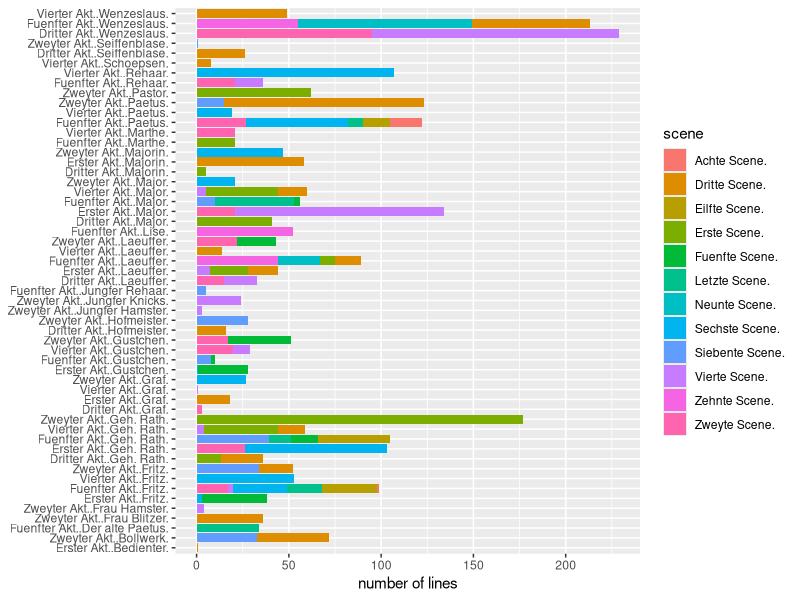
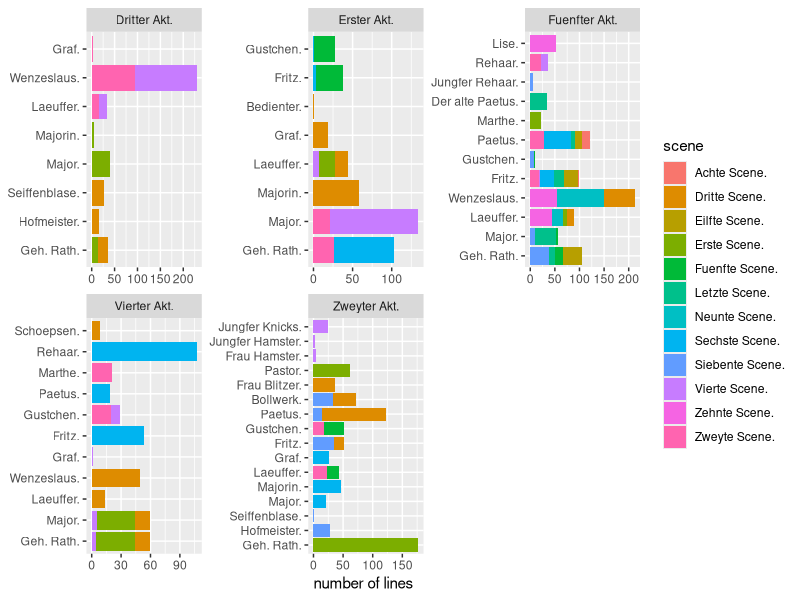
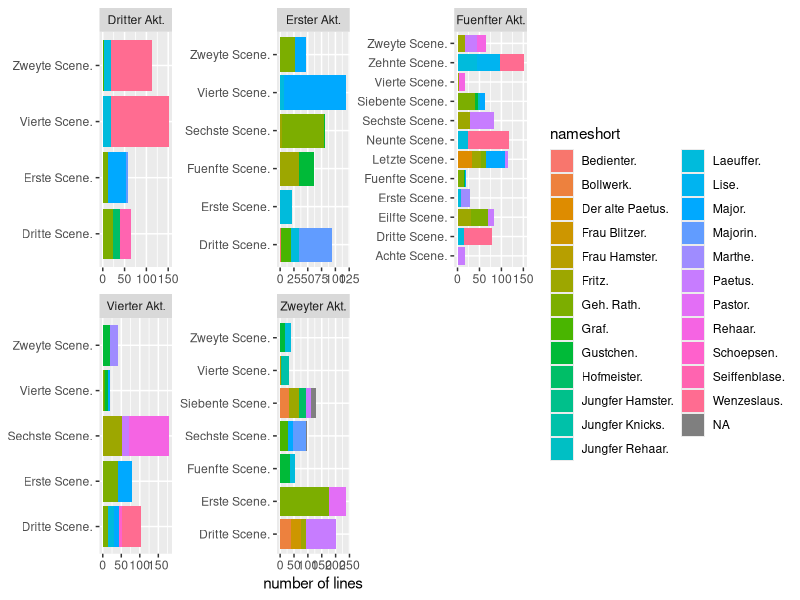
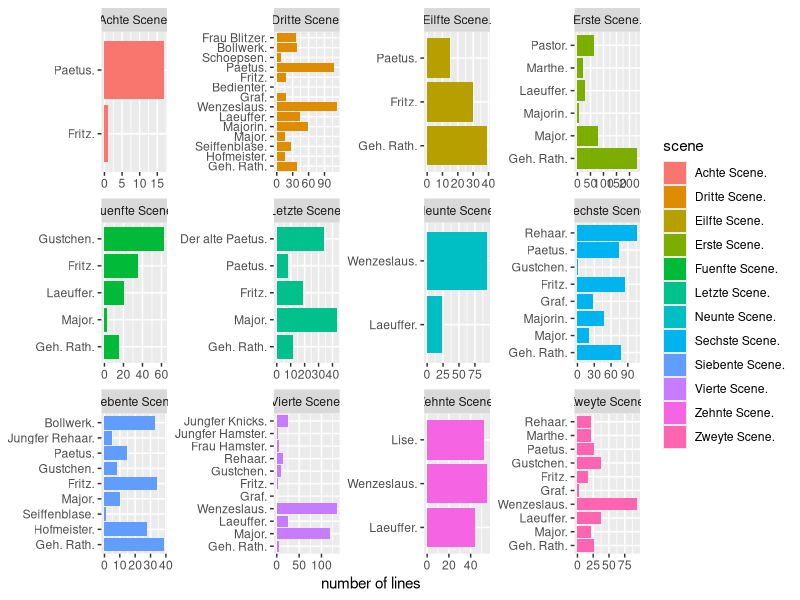
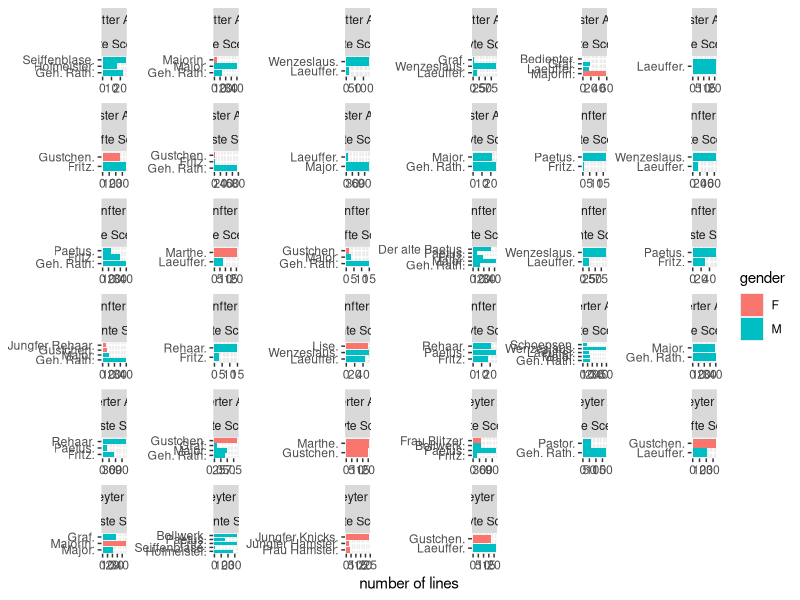
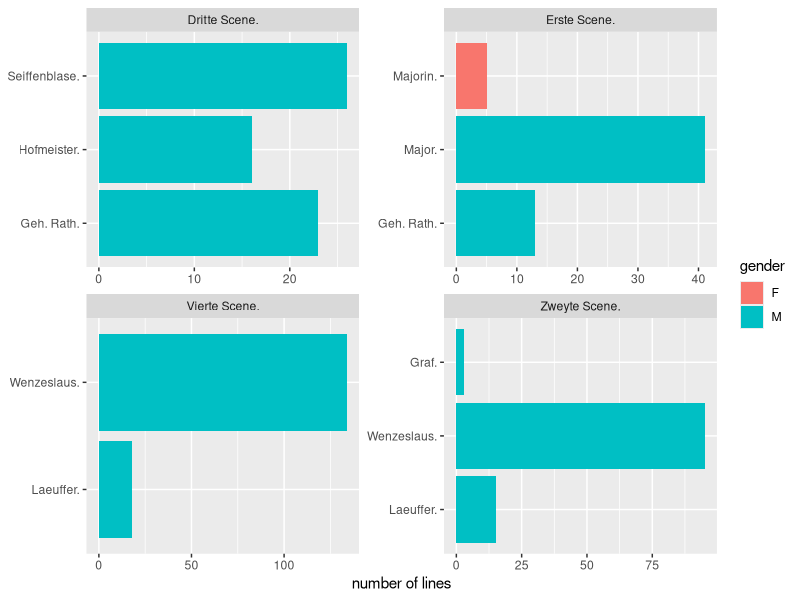
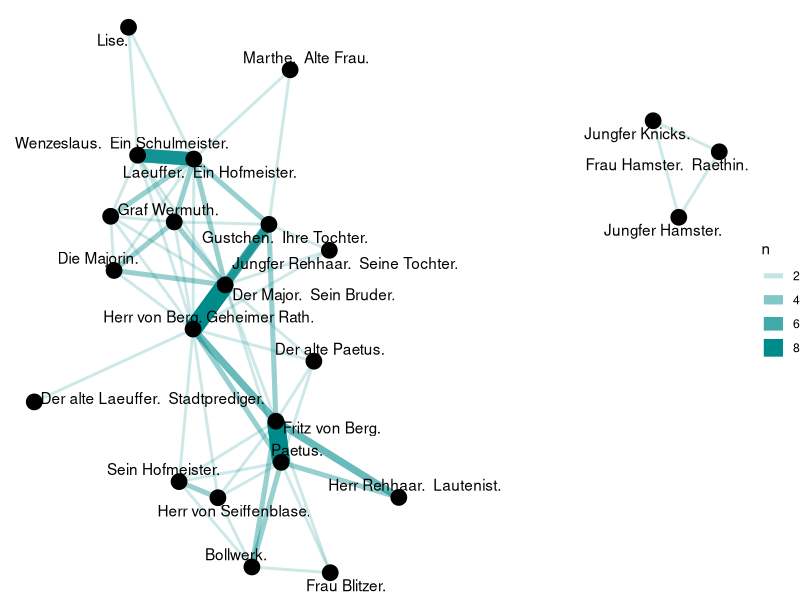
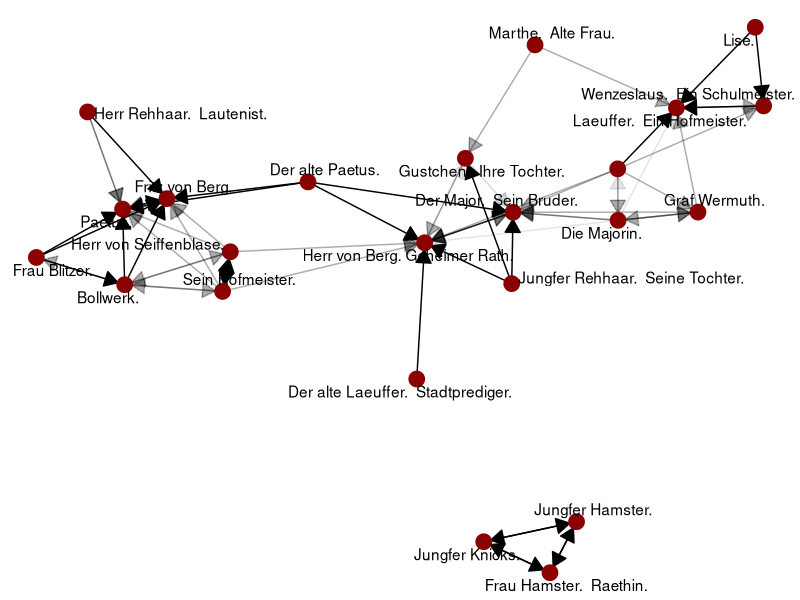

R code for these plots, in order: (Note: this script raises an error after producing the figures.)
#Digital Humanities workshop in the Summer School for Baltic Enlightenment and its inheritance (Sommerschule "Die baltische Aufklärung und ihr Erbe"), 2017
#Compiled by Peeter Tinits, 05-09-2017.

#Workshop 2 materials.
#Here we look at in more detail how you could go about processing a single text.
#We use more packages here than in workshop 1.
lapply(c("tidytext", "gutenbergr", "dplyr", "scales", "ggplot2","zoo","igraph","ggraph","tm","scales","readr","grid","stringr"), 
       function(x) if(!is.element(x, installed.packages())) install.packages(x, dependencies = T))

#Then we read the packages into R environment.
library(zoo)
library(tidytext)
library(ggplot2)
library(igraph)
library(ggraph)
library(tm)
library(scales)
library(readr)
library(stringr)
library(tidyr)
library(dplyr)

hofmeister <- read.table("data/hofmeister/7hfms10.txt", sep="\t",quote = "",header=FALSE,blank.lines.skip=FALSE,stringsAsFactors=F)#,  fileEncoding = "UTF-8"
names(hofmeister) <- "line"


#same as
#gutenberg_metadata %>%
 #filter(title == "Der Hofmeister")
#hofmeister2 <- gutenberg_download(6821)




#there's extra comments before and after text, mark beginning and end
#lag() - compare with the previous row instead
hofmeister <- hofmeister %>%
  mutate(is_book=ifelse(lag(line)=="Der Hofmeister odor Vortheile der Privaterziehung",yes="book",no=NA)) %>%
  mutate(is_book=ifelse(line=="Ende dieses Projekt Gutenberg Etextes Der Hofmeister odor",yes="nobook",no=is_book))

#na.locf - fill the NAs before or after data
hofmeister <- na.locf(hofmeister)

#keep only the parts that are the book
hofmeister <- hofmeister %>%
  filter(is_book=="book")


#mark beginning of play itself
hofmeister <- hofmeister %>%
  mutate(is_text=ifelse(lead(line)=="Erster Akt.",yes="text",no=NA))
#na.locf - fill the NAs before or after data
hofmeister <- na.locf(hofmeister)

#there's useful information before
namelist <- hofmeister %>%
  filter(is.na(is_text))
write.csv(namelist,"data/hofmeister/names_raw.csv")


hofmeister <- hofmeister %>%
  filter(is_text=="text")


#lead() - one row after
#lag(,2) - two rows before
#is.na() - is something na
#! - negation
#str_replace() - substite words with words
hofmeister <- hofmeister %>%
  mutate(rownumber=1:nrow(hofmeister)) %>%
  mutate(akt=ifelse(grepl("Akt",line),yes=line,no=NA)) %>%
  mutate(scene=ifelse(grepl("Scene.",line,fixed=TRUE),yes=line,no=NA)) %>%
  mutate(scene=str_replace(scene,"Zweite Scene.","Zweyte Scene.")) %>%
  mutate(speaker=ifelse(line!=""&lag(line)=="",yes=line,no=NA)) %>%
  mutate(scene_description=ifelse(line!=""&lag(line)==""&lag(line,2)==""&!is.na(scene),yes="scene_descr_begin",no=NA)) %>%
  mutate(scene_description=ifelse(lag(line)!=""&line==""&lead(line)=="",yes="scene_descr_end",no=scene_description))

#now we fill the blanks again, this time for durations of acts, scenes, speaker turns etc
hofmeister <- na.locf(hofmeister)


hofmeister %>%
  filter(scene_description=="scene_descr_begin")

dialogues <- hofmeister %>%
  filter(!is.na(akt),scene_description!="scene_descr_begin")

#let's check the speakers we have
speakers <- dialogues %>%
  count(speaker) %>%
  arrange(desc(n))

#str_extract - get part of the string that matches the query
#trimws() - trim whitespace around the word, clean up the leftover spaces
dialogues <- dialogues %>% 
  mutate(activity=str_extract(speaker, "\\(.*\\)")) %>%
  mutate(activity=str_extract(speaker, "\\(.*")) %>% 
  mutate(speaker_clean=str_replace(speaker, "\\(.*\\)","")) %>%
  mutate(speaker_clean=str_replace(speaker, "\\(.*","")) %>% 
  mutate(speaker_clean=trimws(speaker_clean))

speakers <- dialogues %>% 
  count(speaker_clean) %>%
  arrange(desc(n))
write.csv(speakers,"data/hofmeister/speakers_text.csv")

#we can manually combine the files
#additionally we can add the gender markers to them
names_gender <- read.csv("data/hofmeister/names.csv",stringsAsFactors = F)

#we find that even after cleaning, some names still have multiple expressions
#we can simply replace them
dialogues <- dialogues %>% 
  mutate(speaker_clean=str_replace(speaker_clean, "Fritz v. Berg.","Fritz.")) %>%
  mutate(speaker_clean=str_replace(speaker_clean, "Graf Wermuth.","Graf.")) %>% 
  mutate(speaker_clean=str_replace(speaker_clean, "Seiffenblase.","Herr von Seiffenblase."))

#join the names with the main data
dialogues <- dialogues %>%
  left_join(names_gender,by="speaker_clean")

#we can remove speaker information from text to keep only dialogues
#if the line == speaker, replace with empty line
dialogues <- dialogues %>%
  mutate(line=ifelse(line==speaker,yes="",no=line))


#we can remove all unmarked lines as they are no longer necessary
dialogues <- dialogues %>%
  filter(!str_detect(speaker_clean,"Akt")) %>%
  filter(!str_detect(speaker_clean,"Scene")) %>%
  filter(!str_detect(speaker_clean,"Zu")) %>%
  filter(!line=="") #also remove all empty lines....

#we can also mark the beginning and end of an dialogue turn, by marking when the speaker changed
#ifelse(condition, whatifyes, whatifno) - do if condition is fulfilled, and something else if not
#if no=variable, then it means it keeps its current value
dialogues <- dialogues %>%
  mutate(turnswitch=ifelse(speaker_clean!=lead(speaker_clean),yes="turnswitch",no=NA)) %>%
  mutate(turnswitch=ifelse(rownumber==max(rownumber),yes="turnswitch",no=turnswitch))

#and we can give unique ids to each row and dialogue turn through numbers
#rownumber was set before
#rank() - the place in the ordered sequence
dialogues <- dialogues %>%
  mutate(dialnr=ifelse(turnswitch=="turnswitch",yes=rownumber,no=NA)) %>%
  mutate(dialrank=ifelse(turnswitch=="turnswitch",yes=rank(dialnr),no=NA))

#fill again the place in sequence - in this case from last to first (because in this case, first will be NAs)
dialogues$dialrank <- na.locf(dialogues$dialrank,fromLast=TRUE)


#how many turns did the people have?
turnsperperson <- dialogues %>%
  group_by(nameshort) %>%
  summarize(n=n_distinct(dialrank)) %>%
  arrange(desc(n))


#how many participants in each scene
participants <- dialogues %>%
  group_by(akt, scene) %>%
  summarize(n=n_distinct(nameshort)) %>%
  arrange(desc(n))


#how many lines per person per scene
linecountperscene <- dialogues %>%
  group_by(akt, scene, nameshort,gender) %>%
  count(n_distinct(dialrank))


wordcountperscene <- dialogues %>%
  unnest_tokens(word,line) %>%
  group_by(akt, scene, nameshort, gender) %>%#
  count() %>%
  ungroup() %>%
  mutate(akt =  factor(akt, levels = unique(dialogues$akt))) %>%
  mutate(scene =  factor(scene, levels = unique(dialogues$scene))) %>%
  mutate(akt_scene =  paste(as.numeric(factor(akt, levels = unique(dialogues$akt))),as.numeric(factor(scene, levels = unique(dialogues$scene))),sep=".")) %>% #once they are in order we can use that to make the a compact listing of them
  arrange(akt, scene) #same as arrange(akt_scene)


#x=akt:name - the combination of act and name
linecountperscene %>% 
  filter(!is.na(nameshort)) %>%
  filter(!is.na(akt)) %>%
  mutate(name=factor(nameshort)) %>%
  arrange(desc(scene)) %>%
  ggplot(aes(x=interaction(akt,nameshort),y=n,fill=scene)) +#interaction(akt,scene)
  geom_col() +
  labs(x = NULL, y = "number of lines")+
  coord_flip()


linecountperscene %>% 
  filter(!is.na(nameshort)) %>%
  mutate(name=factor(nameshort)) %>%
  arrange(desc(scene)) %>%
  ggplot(aes(x=name,y=n,group=akt,fill=scene))+
  geom_col() +
  labs(x = NULL, y = "number of lines")+
  coord_flip()+
  facet_wrap(~akt, scales = "free")


linecountperscene %>% 
  ggplot(aes(x=scene,y=n, group=akt, fill = nameshort)) +#interaction(akt,scene)
  geom_col() +
  labs(x = NULL, y = "number of lines")+
  coord_flip()+
  facet_wrap(~akt, scales = "free")


#the Bechdel test

#this one doesn't plot properly, because it thinks that first scene of acts 1 and 2 are the same
linecountperscene %>% 
  filter(!is.na(nameshort)) %>%
  mutate(name=factor(nameshort)) %>%
  arrange(desc(scene)) %>%
  ggplot(aes(x=name,y=n,fill=scene)) +#interaction(akt,scene)
  geom_col() +
  facet_wrap(~scene, scales = "free")+# +
  labs(x = NULL, y = "number of lines")+
  coord_flip()

#but interactions of them will create a messy plot
linecountperscene %>% 
  filter(!is.na(nameshort)) %>%
  mutate(name=factor(nameshort)) %>%
  arrange(desc(scene)) %>%
  ggplot(aes(x=name,y=n,fill=gender)) +#interaction(akt,scene)
  geom_col() +
  facet_wrap(~akt+scene, scales = "free")+# +
  labs(x = NULL, y = "number of lines")+
  coord_flip()

#a possible solution just to plot each act separately
#ggplot facet_wrap size?
linecountperscene %>% 
  filter(!is.na(nameshort)) %>%
  filter(akt==unique(dialogues$akt)[3]) %>%
  mutate(name=factor(nameshort)) %>%
  arrange(desc(scene)) %>%
  ggplot(aes(x=name,y=n,fill=gender)) +
  geom_col() +
  facet_wrap(~scene, scales = "free")+
  labs(x = NULL, y = "number of lines")+
  coord_flip()


#and these are the possible candidates we find

#they are talking about a man
akt2 <- dialogues %>%
  filter(akt==unique(dialogues$akt)[2]) %>%
  filter(scene==unique(dialogues$scene)[4])

#maybe - talking about staying at home?
akt4 <- dialogues %>%
  filter(akt==unique(dialogues$akt)[4]) %>%
  filter(scene==unique(dialogues$scene)[2])

#was es war, das in meinem Busen auf- und abstieg, wenn ich Sie aus dem Fenster sah;  
akt5 <- dialogues %>%
  filter(akt==unique(dialogues$akt)[5]) %>%
  filter(scene==unique(dialogues$scene)[7])




#people who occurred in the same scene
members_of_scenes <- dialogues %>%
  group_by(akt,scene) %>%
  distinct(name)

totalscenes <- members_of_scenes %>%
  group_by(name) %>%
  count() %>%
  arrange(desc(n))

pairs_in_scenes <- members_of_scenes %>%
  left_join(members_of_scenes, by=c("akt","scene")) %>%
  filter(name.x!=name.y) %>%
  group_by(name.x,name.y) %>%
  count() %>%
  arrange(desc(n))


pairs_in_scenes %>%
  graph_from_data_frame() %>%
  ggraph(layout = "fr") +
  geom_edge_link(aes(edge_alpha = n, edge_width = n), edge_colour = "cyan4") +
  geom_node_point(size = 5) +
  geom_node_text(aes(label = name), repel = TRUE, 
                 point.padding = unit(0.2, "lines")) +
  theme_void()




pairs_proportions <- pairs_in_scenes %>%
  rename(name=name.x) %>%
  left_join(totalscenes,by="name") %>% #here bidirectionality comes really handy actually
  mutate(proportion=n.x/n.y)

set.seed(2017)
pairs_proportions %>%
  filter(proportion > 0.3) %>%
  graph_from_data_frame() %>%
  ggraph(layout = "fr") +
  geom_edge_link(aes(edge_alpha = proportion), show.legend = FALSE, arrow= grid::arrow(type = "closed", length = unit(.15, "inches")), end_cap = circle(.07, 'inches')) +
  geom_node_point(color = "darkred", size = 5) +
  geom_node_text(aes(label = name), repel = TRUE) +
  theme_void()





#what we did before
stopwords(kind = "de")
stop_wordsde <- tibble(word=stopwords(kind = "de"))


dial_M <- dialogues %>%
  filter(gender=="M") %>%
  unnest_tokens(word, line)# %>%
  anti_join(stop_wordsde, by = "word")
dial_F <- dialogues %>%
  filter(gender=="F") %>%
  unnest_tokens(word, line)# %>%
  anti_join(stop_wordsde, by = "word")


comparison <- dial_M %>%
  count(word = word) %>%
  rename(M = n) %>%
  inner_join(count(dial_F, word)) %>%
  rename(F = n) %>%
  mutate(F = F / sum(F),
         M = M / sum(M))



ggplot(comparison, aes(M, F)) +
  geom_point(alpha = 0.5) +
  geom_text(aes(label = word), check_overlap = TRUE,
            vjust = 1, hjust = 1) +
  scale_x_log10(labels = percent_format()) +
  scale_y_log10(labels = percent_format()) +
  geom_abline(color = "red")



name_counts <- dialogues %>%
  unnest_tokens(word, line) %>%
  anti_join(stop_wordsde, by = "word") %>%
  count(nameshort, word, sort = TRUE) %>%
  arrange(desc(word)) %>%
  bind_tf_idf(word, nameshort, n) %>%
  arrange(desc(tf_idf)) %>%
  mutate(word = factor(word, levels = rev(unique(word))))

name_counts %>% 
  ungroup() %>% 
  top_n(20) %>%
  mutate(word = factor(word, levels = rev(unique(word)))) %>%
  ggplot(aes(word, tf_idf, fill = nameshort)) +
  geom_col() +
  labs(x = NULL, y = "tf-idf") +
  coord_flip()

name_counts %>% 
  group_by(nameshort) %>% 
  top_n(10) %>% 
  ungroup %>%
  mutate(word = factor(word, levels = rev(unique(word)))) %>%
  ggplot(aes(word, tf_idf, fill = nameshort)) +
  geom_col(show.legend = FALSE) +
  labs(x = NULL, y = "tf-idf") +
  facet_wrap(~nameshort, ncol = 5, scales = "free") +
  coord_flip()



dialogues %>%
  unnest_tokens(word, line) %>%
  anti_join(stop_wordsde, by = "word") %>%
  count(gender, word, sort = TRUE) %>%
  arrange(desc(word)) %>%
  bind_tf_idf(word, gender, n) %>%
  arrange(desc(tf_idf)) %>%
  mutate(word = factor(word, levels = rev(unique(word)))) %>%
  top_n(20) %>%
  ggplot(aes(word, tf_idf, fill = gender)) +
  geom_col() +
  labs(x = NULL, y = "tf-idf") +
  coord_flip()




#extra, german sentiments

neg_df <- read_tsv("data/sentiments_de/SentiWS_v1.8c_Negative.txt", col_names = FALSE)
names(neg_df) <- c("Wort_POS", "Wert", "Inflektionen")

glimpse(neg_df)

neg_df %>% 
  mutate(Wort = str_sub(Wort_POS, 1, regexpr("\\|", .$Wort_POS)-1),
         POS = str_sub(Wort_POS, start = regexpr("\\|", .$Wort_POS)+1)) -> neg_df


pos_df <- read_tsv("data/sentiments_de/SentiWS_v1.8c_Positive.txt", col_names = FALSE)
names(pos_df) <- c("Wort_POS", "Wert", "Inflektionen")
pos_df %>% 
  mutate(Wort = str_sub(Wort_POS, 1, regexpr("\\|", .$Wort_POS)-1),
         POS = str_sub(Wort_POS, start = regexpr("\\|", .$Wort_POS)+1)) -> pos_df


bind_rows("neg" = neg_df, "pos" = pos_df, .id = "neg_pos") -> sentiment_df
sentiment_df %>% select(neg_pos, Wort, Wert, Inflektionen, -Wort_POS) -> sentiment_df


basic <- sentiment_df %>%
  select(neg_pos,Wert,Wort) %>%
  unnest_tokens(word,Wort) %>%
  distinct()
declinated <- sentiment_df %>%
  unnest_tokens(word,Inflektionen) %>%
  select(neg_pos,Wert,word)

bind_rows(basic,declinated) -> de_sent

dial_words <- dialogues %>%
  unnest_tokens(word, line) %>%
  anti_join(stop_wordsde, by = "word")

dial_sentiments <- dial_words %>%
  inner_join(de_sent, by = c(word = "word")) %>%
  group_by(akt,scene) %>%
  count(neg_pos) %>%
  ungroup() %>%
  spread(neg_pos, n, fill = 0) %>%
  mutate(sentiment = pos - neg) %>%
  arrange(sentiment)


sentiments_ordered <- dial_sentiments %>%
  mutate(akt =  factor(akt, levels = unique(dialogues$akt))) %>%
  mutate(scene =  factor(scene, levels = unique(dialogues$scene))) %>%
  arrange(akt, scene)


#just use colon for this, for interactions on the ggplot
sentiments_ordered %>% # plot
  ggplot(aes(x = akt:scene, y = sentiment)) + 
  geom_bar(stat = "identity", aes(fill = akt)) + 
  theme_classic() + 
  theme(axis.text.x = element_text(angle = 90)) + 
  coord_flip() + 
  ylim(-50, 50) +
  ggtitle("Centered sentiment scores", 
          subtitle = "Acts and Scenes in Hofmeister")
